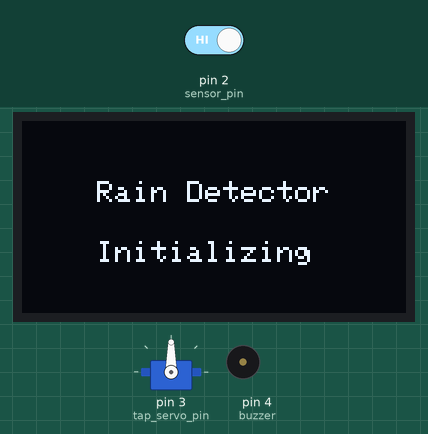
A sketch run on a simulated Arduino Uno, built with avr-gcc and run on an emulated ATmega328P. Shown: 128×64 one-colour display, servo, buzzer (waves = sounding, pin HIGH). Inputs (shaded band) come from the test bench; at power-on: pin 2 (sensor_pin) HIGH.

Above: at 0.7 s.
At 4.8 s:
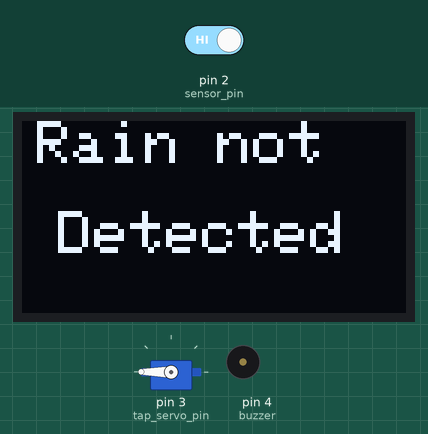
4.9 s: pin 2 (sensor_pin) driven LOW
At 7.6 s:
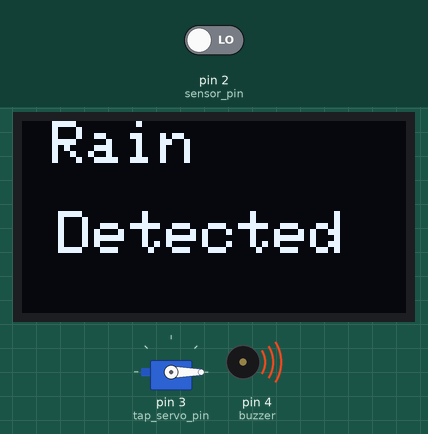
8.7 s: pin 2 (sensor_pin) driven HIGH
At 11.0 s:
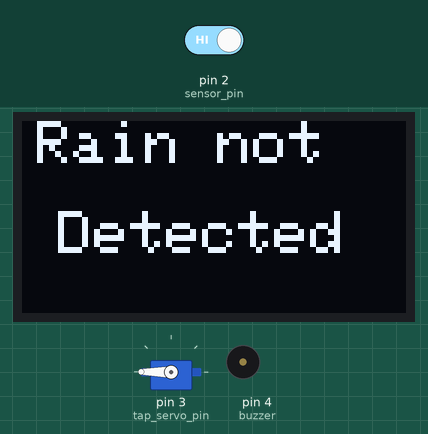
Timing chart, 0 to 12.5 s (numbered marks = the images above; inputs shaded):
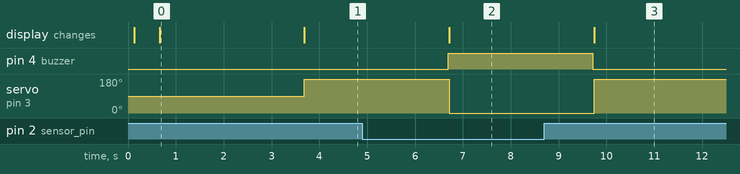

The sketch:

raindrop_sensor.ino
```cpp
#include <Servo.h>

#include <Servo.h>
#include <Adafruit_GFX.h>
#include <Adafruit_SSD1306.h>

#define SCREEN_WIDTH 128    // OLED display width, in pixels
#define SCREEN_HEIGHT 64    // OLED display height, in pixels
#define OLED_RESET -1       // Reset pin # (or -1 if sharing Arduino reset pin)
Adafruit_SSD1306 display(SCREEN_WIDTH, SCREEN_HEIGHT, &Wire, OLED_RESET);


Servo tap_servo;

int buzzer = 4;
int sensor_pin = 2;
int tap_servo_pin =3;
int val;

void setup(){
  Serial.begin(9600);
  delay(100);
   display.begin(SSD1306_SWITCHCAPVCC, 0x3C); //initialize with the I2C addr 0x3C (128x64)
  delay(500);
  display.clearDisplay();
  display.setCursor(25, 20);
  display.setTextSize(1);
  display.setTextColor(WHITE);
  display.println("Rain Detector");
  display.setCursor(25, 40);
  display.setTextSize(1);
  display.print("Initializing");

  display.display();

  pinMode(sensor_pin,INPUT);
  pinMode(buzzer,OUTPUT);
  tap_servo.attach(tap_servo_pin);
  delay(3000);
  display.clearDisplay();
}

void loop(){

  display.clearDisplay();
  display.setTextSize(2);
  display.setTextColor(WHITE);

  val = digitalRead(sensor_pin);

  if (val==0)
  {
     display.clearDisplay();
    tap_servo.write(0);
    digitalWrite(buzzer,HIGH);
    display.setCursor(10, 0);
    display.print("Rain");
    display.setCursor(0, 30);
    display.print(" Detected ");
    display.display();
     delay(3000);

  }
  else
  {
    display.clearDisplay();
    tap_servo.write(180);
     digitalWrite(buzzer,LOW);
    display.setCursor(5, 0);
    display.print("Rain not ");
    display.setCursor(0, 30);
    display.print(" Detected ");
    display.display();
    delay(3000);

    }
}
```

Measured:
- after the input at 4.9 s, pin 4 (buzzer): LOW → HIGH after 1.8 s; servo on pin 3 (tap_servo_pin): 180° → 0° after 1.8 s; the display: changes after 1.8 s (image 2)
- after the input at 8.7 s, pin 4 (buzzer): HIGH → LOW after 1.0 s; servo on pin 3 (tap_servo_pin): 0° → 180° after 1.0 s; the display: changes after 1.0 s (image 3)
- what the display in image 0 shows lasts 3.0 s, from 0.7 s to 3.7 s
